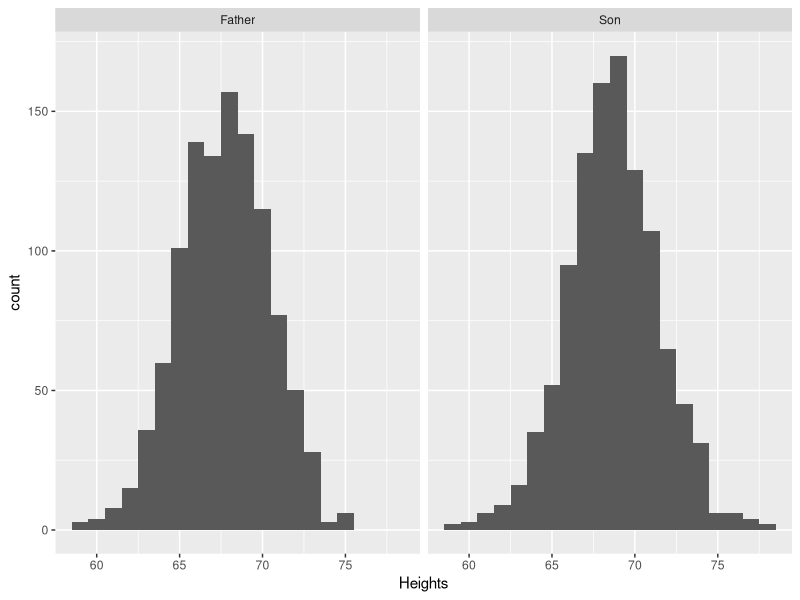
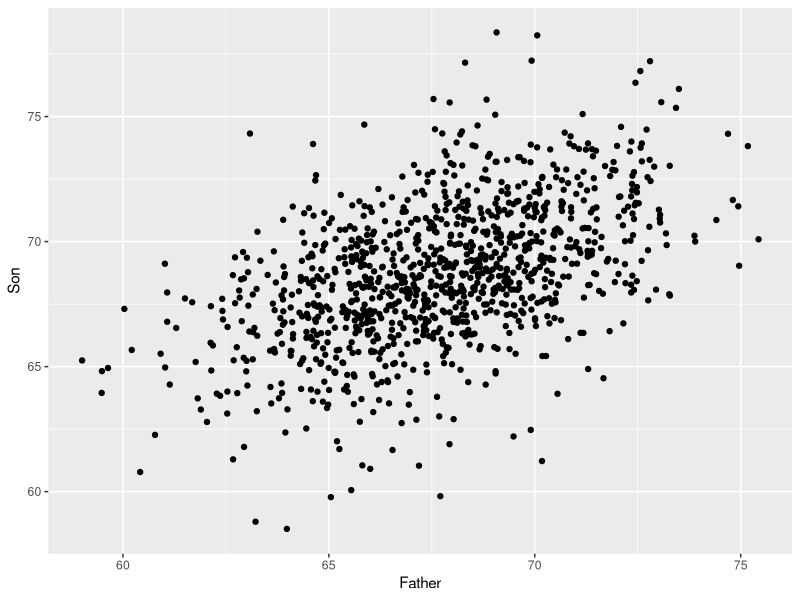
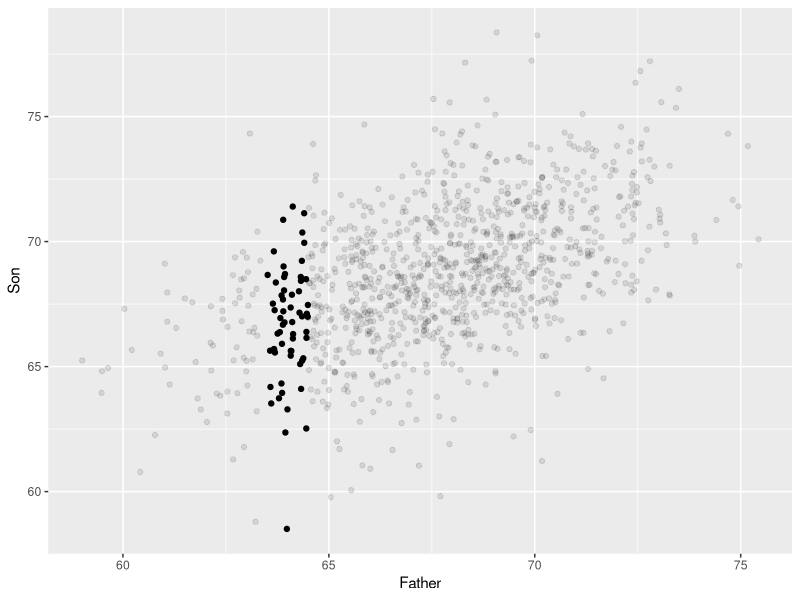
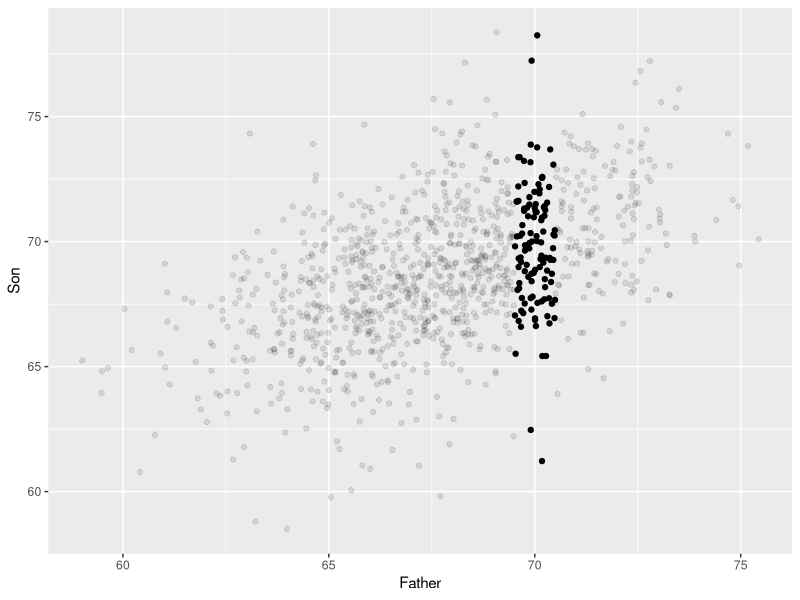
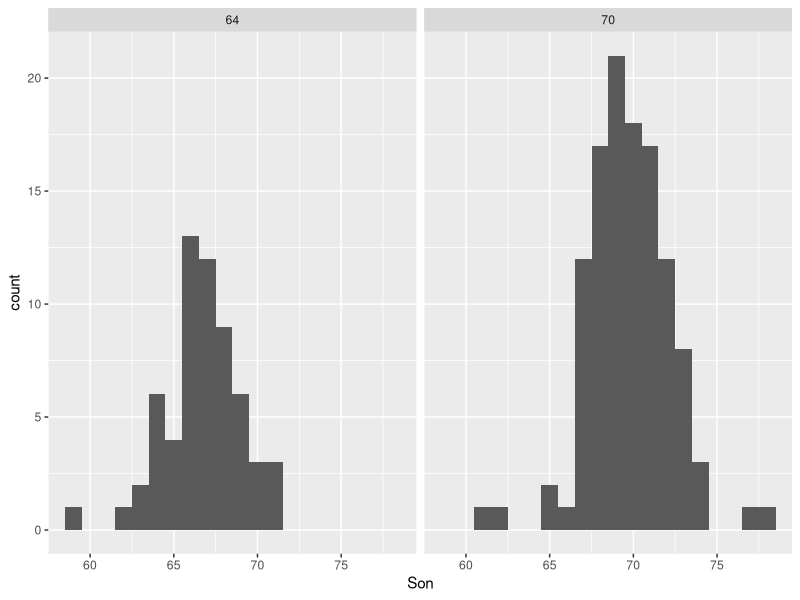
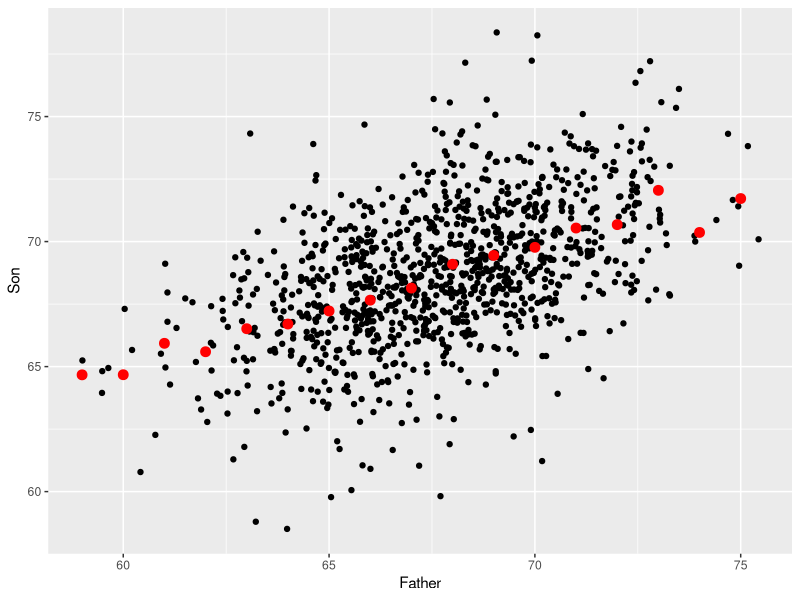
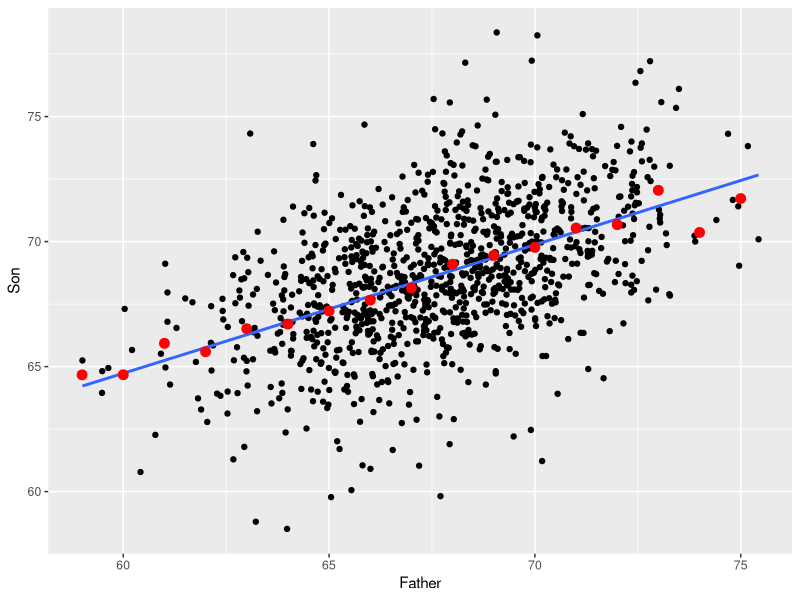
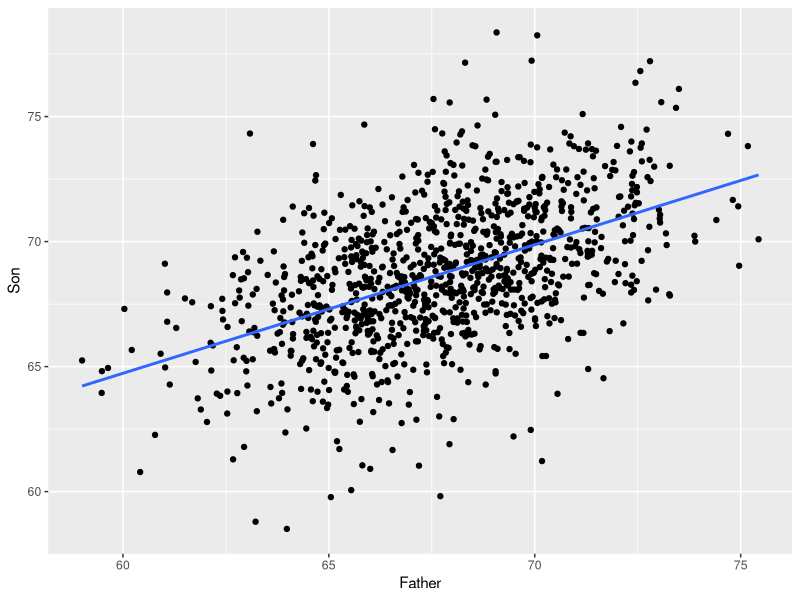

Generate these figures, in order, with R:
library(tidyverse)
# library(gghighlight)

# read the heights data :
( heights <- read_csv("datasets/heights.csv", col_types=cols()) )
ggplot( gather(heights), aes(value)) + 
  geom_histogram(binwidth=1) + 
  facet_wrap(~key) + 
  xlab("Heights")
#ggsave("../images/height_histograms.png",device="png")

mean(heights$Father)
sd(heights$Father)

mean(heights$Son)
sd(heights$Son)

heights <- heights %>% mutate(Group = round(Father))
( son.means <- heights %>% 
    group_by(Group) %>% 
    summarize(Average = mean(Son)) )
# summarize(N = n(), Average = mean(Son), SD = sd(Son)))

(heights.plot <- ggplot(heights, aes(Father,Son)) + geom_point())
#ggsave("../images/heights.png",device="png")

ggplot(heights %>% filter(Group!=64), aes(Father,Son, alpha=0.75)) + 
  geom_point() + 
  geom_point(data=heights %>% filter(Group==64), aes(Father,Son, alpha=1.0) ) + 
  theme(legend.position = "none")
# ggsave("../images/fathers64son.png",device="png")

ggplot(heights %>% filter(Group!=70), aes(Father,Son, alpha=.75)) + 
  geom_point() + 
  geom_point(data=heights %>% filter(Group==70), aes(Father,Son, alpha=1.0) ) + 
  theme(legend.position = "none")
# ggsave("../images/fathers70son.png",device="png")

son.groups <- heights %>% 
  filter( Group == 64 | Group == 70) 
ggplot(son.groups, aes(Son)) + geom_histogram( binwidth=1 ) + facet_wrap(~Group)
#ggsave("../images/songroups.png",device="png")

heights.plot + 
  geom_point(data = son.means, aes(Group, Average), color="red", size=3)
#ggsave("../images/avgsons.png",device="png")

heights.plot + 
  geom_smooth( method="lm", level=0 ) + 
  geom_point(data = son.means, aes(Group, Average), color="red", size=3) 
#ggsave("../images/avgsons_with_line.png",device="png")

heights.plot + 
  geom_smooth( method="lm", level=0 )
#ggsave("../images/heights_with_line.png",device="png")

( heights.fit <- lm( Son ~ Father, data = heights ))
summary( heights.fit )

ggplot( heights %>% filter(Group == 64), aes(Son)) + 
  geom_histogram( binwidth=1 )
#ggsave("../images/sons64.png", device="png")

ggplot( heights %>% filter(Group == 70), aes(Son)) + 
  geom_histogram( binwidth=1 )
#ggsave("../images/sons70.png", device="png")
